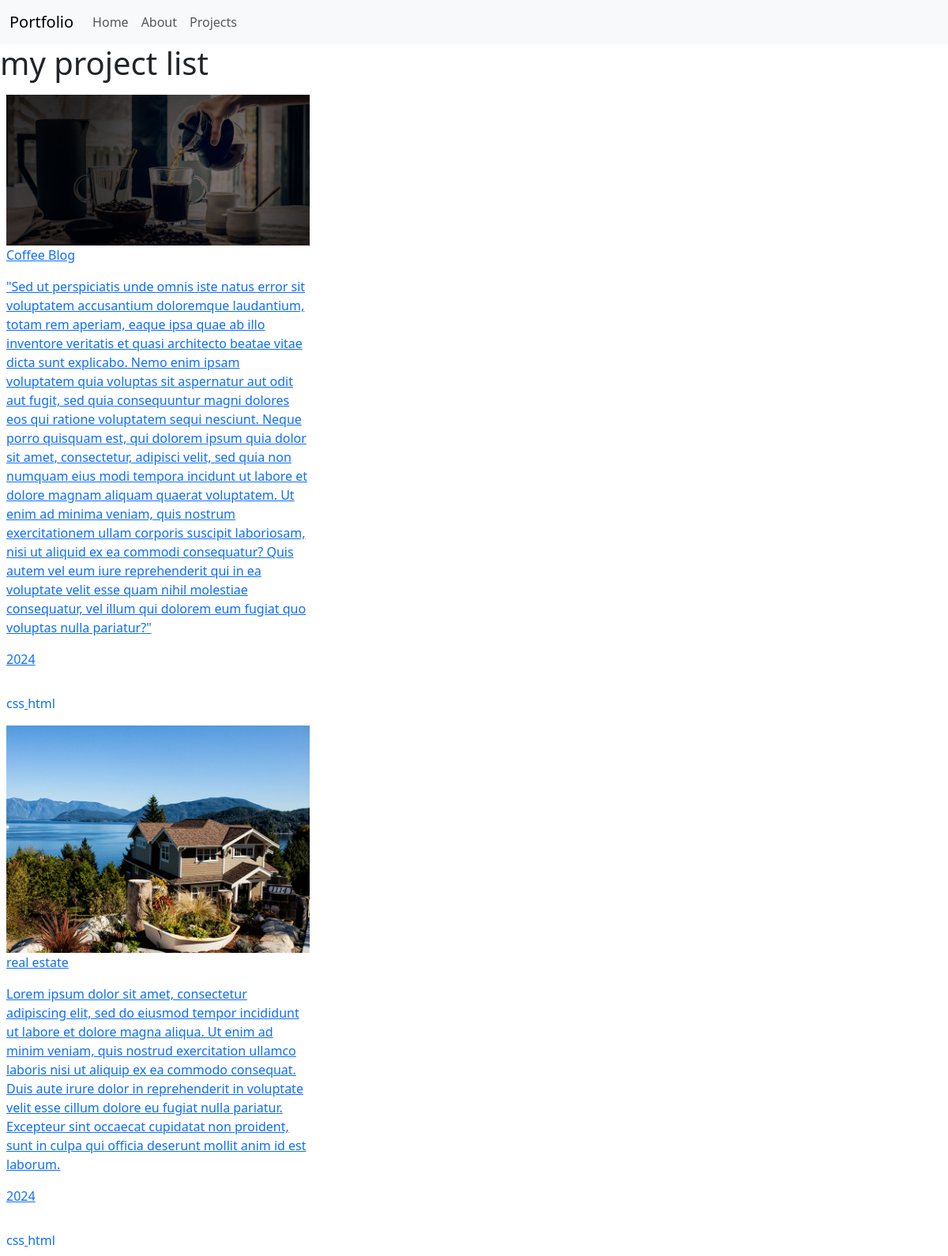
The page /content/projects on the database its author committed.
### content/models.py (models this page shows, shortened)
class Project(models.Model):
    name = models.CharField(max_length=200)
    description = models.TextField()
    year =models.IntegerField()
    image = models.ImageField(upload_to='static/img')
    repository = models.URLField()
    skill = models.ManyToManyField(Skill)

class Skill(models.Model):
    name = models.CharField(max_length=100)
    def __str__(self):
        return self.name

### content/views.py (the view)
# urls.py: urlpatterns = [path("projects", project_list, name="projects-list" )]
def project_list(request):
    project = Project.objects.all()
    context={"projects": project}
    return render(request, "content/project_list.html", context)

### templates/content/project_list.html
{% extends 'base.html' %}
{% load static %}
{% block content %}
    <h1>my project list</h1>
{% for project in projects %}
    <div class="project-card">
        <a href="{{ project.repository }}">
            <img src="{{project.image}}" alt="">
            <p>{{project.name}}</p>
            <p>{{project.description}}</p>
            <p>{{project.year}}</p>
            <div class="project-skill-list center-row">
                {% for skill in project.skill.all %}
                <label>{{skill}}</label>
                {% endfor %}
            </div>
        </a>
    </div>
{% endfor %}
{% endblock content %}

### templates/base.html (shortened to what this page needs)
{% load static %}
<!DOCTYPE html>
<html lang="en">
<head>
    <link href="https://cdn.jsdelivr.net/npm/bootstrap@5.3.7/dist/css/bootstrap.min.css" rel="stylesheet">
    <link rel="stylesheet" href="{% static './css/projects.css' %}">
</head>
<body>
    <nav class="navbar navbar-expand-lg bg-body-tertiary">
    <div class="container-fluid">
      <a class="navbar-brand" href="#">Portfolio</a>
      <div class="collapse navbar-collapse" id="navbarNav">
        <ul class="navbar-nav">
          <li class="nav-item">
            <a class="nav-link" aria-current="page" href="{% url 'home' %}">Home</a>
          </li>
          <li class="nav-item">
            <a class="nav-link" href="{% url 'home' %}">About</a>
          </li>
          <li class="nav-item">
            <a class="nav-link" href="{% url 'projects-list' %}">Projects</a>
          </li>
        </ul>
      </div>
    </div>
  </nav>
  {% block content %}
  {% endblock content %}
</body>
</html>

### static/css/projects.css (style rules this page uses)
.project-card { width: 25rem; display: flex; flex-wrap: wrap; padding: 0.5rem; }
.project-skill-list { margin-top: 2rem; flex-wrap: wrap; gap: 2rem; }
img { width: 100%; }

### rows shown on the page
Project: image (picture), name "Coffee Blog", description "\"Sed ut perspiciatis unde omnis iste natus error sit voluptatem accusantium doloremque laudantium, totam rem aperiam, eaque ipsa quae ab illo inventore veritatis et quasi architecto beatae vitae dicta sunt explicabo. Nemo enim ipsam voluptatem quia voluptas sit aspernatur aut odit aut fugit, sed quia consequuntur magni dolores eos qui ratione voluptatem sequi nesciunt. Neque porro quisquam est, qui dolorem ipsum quia dolor sit amet, consectetur, adipisci velit, sed quia non numquam eius modi tempora incidunt ut labore et dolore magnam aliquam quaerat voluptatem. Ut enim ad minima veniam, quis nostrum exercitationem ullam corporis suscipit laboriosam, nisi ut aliquid ex ea commodi…", year "2024"
Skill: name "css"
Skill: name "html"
Project: image (picture), name "real estate", description "Lorem ipsum dolor sit amet, consectetur adipiscing elit, sed do eiusmod tempor incididunt ut labore et dolore magna aliqua. Ut enim ad minim veniam, quis nostrud exercitation ullamco laboris nisi ut aliquip ex ea commodo consequat. Duis aute irure dolor in reprehenderit in voluptate velit esse cillum dolore eu fugiat nulla pariatur. Excepteur sint occaecat cupidatat non proident, sunt in culpa qui officia deserunt mollit anim id est laborum.", year "2024"
